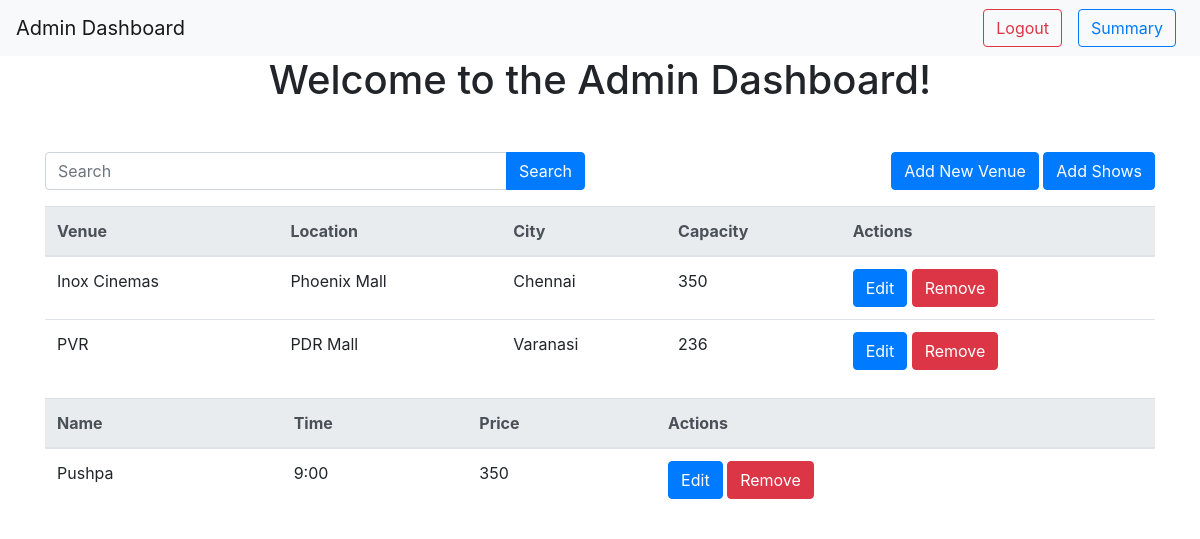
Screenshot of /Admin_dashboard with the database file from the repository.
### main1.py (models this page shows)
class Venue(db.Model):
    Venue = db.Column(db.String(50),unique=True, primary_key=True)
    Location = db.Column(db.String(50))
    City = db.Column(db.String(50))
    Capacity = db.Column(db.String(50))

class Show(db.Model):
    id = db.Column(db.Integer, primary_key=True)
    venue_id=db.Column(db.String,ForeignKey(Venue.Venue))
    name = db.Column(db.String(80), nullable=False)
    time = db.Column(db.String(80), nullable=False)
    price = db.Column(db.Integer, nullable=False)
    venue=db.relationship(Venue,backref="Shows")

### main1.py (the view)
@app.route('/Admin_dashboard')
def Admin_dashboard():
    query = request.args.get('q')
    shows = Show.query.all()
    if query:
        venues = Venue.query.filter(
            Venue.Venue.ilike(f'%{query}%') |
            Venue.Location.ilike(f'%{query}%') |
            Venue.City.ilike(f'%{query}%')
        ).all()
    if query:
        shows=Show.query.filter(
            Show.name.ilike(f'%{query}%')
        ).all()
    else:
        venues = Venue.query.all()
        shows=Show.query.all()
    return render_template('Admin_dashboard.html', venues=venues,shows=shows)

### Templates/Admin_dashboard.html (shortened to what this page needs)
<!DOCTYPE html>
<html>
  <head>
    <link rel="stylesheet" href="https://maxcdn.bootstrapcdn.com/bootstrap/4.0.0/css/bootstrap.min.css" />
  </head>
  <body>
    <nav class="navbar navbar-expand-lg navbar-light bg-light">
      <a class="navbar-brand" href="#">Admin Dashboard</a>
      <div class="collapse navbar-collapse" id="navbarNav">
        <ul class="navbar-nav ml-auto">
          <li class="nav-item">
            <a href="/admin_login" class="btn btn-outline-danger mx-2">Logout</a>
          </li>
          <li class="nav-item">
            <a href="/summary" class="btn btn-outline-primary mx-2">Summary</a>
        </li>
        </ul>
      </div>
    </nav>
    <div class="container">
      <h1 class="text-center mb-5">Welcome to the Admin Dashboard!</h1>
      <div class="row mb-3">
        <div class="col-md-6">
          <form method="get" action="/Admin_dashboard">
            <div class="input-group">
              <input type="text" class="form-control" name="q" placeholder="Search" />
              <div class="input-group-append">
                <button type="submit" class="btn btn-primary">Search</button>
              </div>
            </div>
          </form>
        </div>
        <div class="col-md-6 text-md-right">
          <a href="/add_venue" class="btn btn-primary">Add New Venue</a>
          <a href="/add_show" class="btn btn-primary">Add Shows</a>
        </div>
      </div>
      <table class="table">
        <thead class="thead-light">
          <tr>
            <th>Venue</th>
            <th>Location</th>
            <th>City</th>
            <th>Capacity</th>
            <th>Actions</th>
          </tr>
        </thead>
        <tbody>
          {% for venue in venues %}
          <tr>
            <td>{{ venue.Venue }}</td>
            <td>{{ venue.Location }}</td>
            <td>{{ venue.City }}</td>
            <td>{{ venue.Capacity }}</td>
            <td>
              <a href="/edit_venue/{{ venue.Venue }}" class="btn btn-primary">Edit</a>
              <a href="/delete_venue/{{ venue.Venue }}" class="btn btn-danger">Remove</a>
            </td>
          </tr>
          {% endfor %}
        </tbody>
      </table>
<table class="table">
  <thead class="thead-light">
    <tr>
      <th>Name</th>
      <th>Time</th>
      <th>Price</th>
      <th>Actions</th>
    </tr>
  </thead>
  <tbody>
    {% for show in shows %}
    <tr>
      <td>{{ show.name }}</td>
      <td>{{ show.time }}</td>
      <td>{{ show.price }}</td>
      <td>
        <a href="/edit_show/{{ show.id }}" class="btn btn-primary">Edit</a>
        <a href="/delete_show/{{ show.id }}" class="btn btn-danger">Remove</a>
      </td>
    </tr>
    {% endfor %}
  </tbody>
</table>
    </div>
  </body>
</html>

### rows the page displays
Venue: Venue "Inox Cinemas", Location "Phoenix Mall", City "Chennai", Capacity "350"
Venue: Venue "PVR", Location "PDR Mall", City "Varanasi", Capacity "236"
Show: name "Pushpa", time "9:00", price "350"
